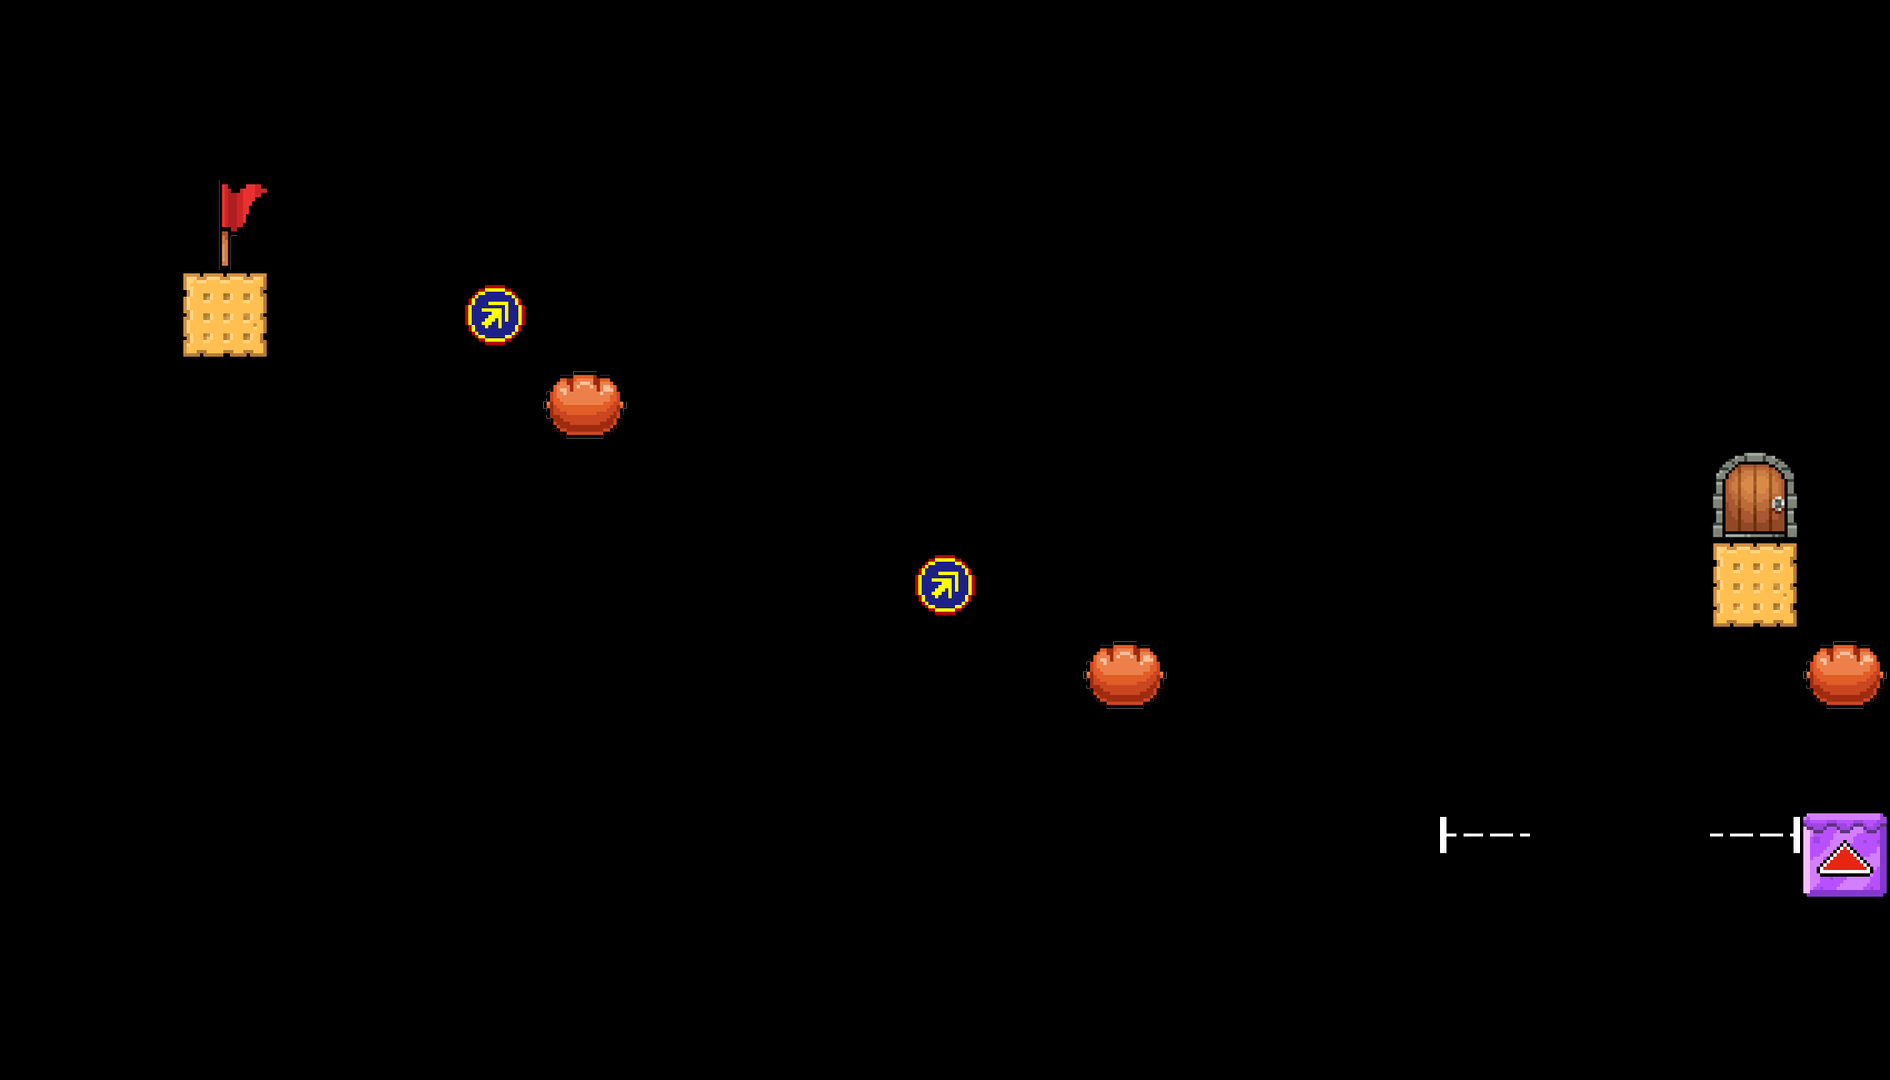

Rendered tile map (Tiled .tmx) drawn with the repository's tilesets; below, a short description and the full map source, tile grids included:
An orthogonal 21x12 tile map with 90x90 px tiles, 1 tile layer (TileLayer).

<map version="1.5" tiledversion="1.7.2" orientation="orthogonal" renderorder="right-down" width="21" height="12" tilewidth="90" tileheight="90" infinite="0" nextlayerid="2" nextobjectid="1">
 <properties>
  <property name="block_move_width" value="2" />
 </properties>
 <tileset firstgid="1" source="tile_90.tsx" />
 <layer id="1" name="TileLayer" width="21" height="12">
  <data encoding="csv">
0,0,0,0,0,0,0,0,0,0,0,0,0,0,0,0,0,0,0,0,0,
0,0,0,0,0,0,0,0,0,0,0,0,0,0,0,0,0,0,0,0,0,
0,0,1,0,0,0,0,0,0,0,0,0,0,0,0,0,0,0,0,0,0,
0,0,7,0,0,4,0,0,0,0,0,0,0,0,0,0,0,0,0,0,0,
0,0,0,0,0,0,3,0,0,0,0,0,0,0,0,0,0,0,0,0,0,
0,0,0,0,0,0,0,0,0,0,0,0,0,0,0,0,0,0,0,2,0,
0,0,0,0,0,0,0,0,0,0,4,0,0,0,0,0,0,0,0,7,0,
0,0,0,0,0,0,0,0,0,0,0,0,3,0,0,0,0,0,0,0,3,
0,0,0,0,0,0,0,0,0,0,0,0,0,0,0,0,0,0,0,0,0,
0,0,0,0,0,0,0,0,0,0,0,0,0,0,0,0,24,0,0,25,19,
0,0,0,0,0,0,0,0,0,0,0,0,0,0,0,0,0,0,0,0,0,
0,0,0,0,0,0,0,0,0,0,0,0,0,0,0,0,0,0,0,0,0
</data>
 </layer>
</map>
